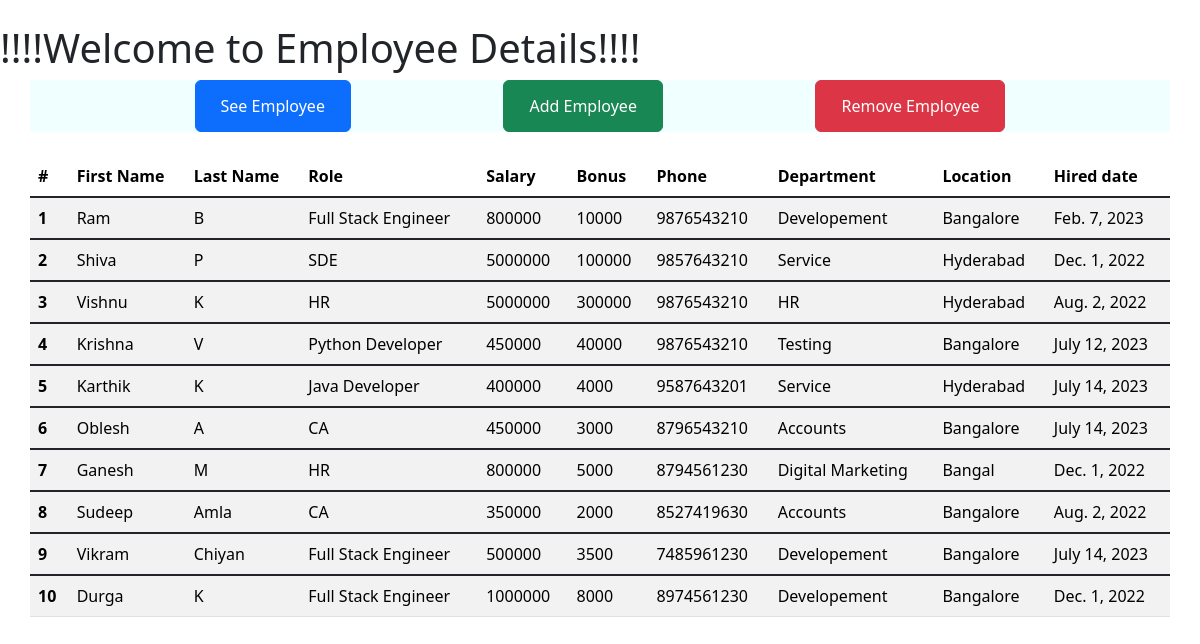
The app's page /all_emp with its own data.
### emp_app/models.py (models this page shows, shortened)
class Employee(models.Model):
    first_name=models.CharField(max_length=100,null=False)
    last_name=models.CharField(max_length=100)
    salary=models.IntegerField(default=0)
    bonus=models.IntegerField(default=0)
    phone=models.IntegerField(default=0)
    hire_date=models.DateField()
    role=models.ForeignKey('Role',on_delete=models.CASCADE)
    dept=models.ForeignKey('Department',on_delete=models.CASCADE)

class Role(models.Model):
    name=models.CharField(max_length=100,null=False)

class Department(models.Model):
    name=models.CharField(max_length=100,null=False)
    location=models.CharField(max_length=100)

### emp_app/views.py (the view)
# urls.py: path('all_emp',all_emp,name='all_emp'),
def all_emp(request):
    emps=Employee.objects.all()
    context={
        'emps':emps
    }
    return render(request,'all_emp.html',context)

### emp_app/templates/all_emp.html
{% extends "base.html" %}
{% block start %}
<br>
<marquee
  direction="right"
  bgcolor="azure"
  height="50">
  <h1>!!!!Welcome to Employee Details!!!!</h1>
</marquee>
<div class="container d-flex justify-content-evenly " style="background-color:azure">
  <button type="button bt-md" class="btn btn-primary"><a class="btn btn-primary" href="/filter_emp" role="button">See Employee</a></button>
  <button type="button" class="btn btn-success"><a class="btn btn-success" href="/add_emp" role="button">Add Employee</a></button>
  <button type="button" class="btn btn-danger"><a class="btn btn-danger" href="/remove_emp" role="button">Remove Employee</a></button>
</div>
<table class="table table-striped container ">
  <br>
    <thead>
      <tr>
        <th scope="col">#</th>
        <th scope="col">First Name</th>
        <th scope="col">Last Name</th>
        <th scope="col">Role</th>
        <th scope="col">Salary</th>
        <th scope="col">Bonus</th>
        <th scope="col">Phone</th>
        <th scope="col">Department</th>
        <th scope="col">Location</th>
        <th scope="col">Hired date</th>
      </tr>
    </thead>
    {% for emp in emps %}
    <tbody class="table-group-divider">
      <tr>
        <th scope="row">{{emp.id}}</th>
        <td>{{emp.first_name}}</td>
        <td>{{emp.last_name}}</td>
        <td>{{emp.role.name}}</td>
        <td>{{emp.salary}}</td>
        <td>{{emp.bonus}}</td>
        <td>{{emp.phone}}</td>
        <td>{{emp.dept.name}}</td>
        <td>{{emp.dept.location}}</td>
        <td>{{emp.hire_date}}</td>
      </tr>
    </tbody>
    {%endfor %}
  </table>
{% endblock %}

### emp_app/templates/base.html (shortened to what this page needs)
<!doctype html>
<html lang="en">
  <head>
    <link href="https://cdn.jsdelivr.net/npm/bootstrap@5.3.2/dist/css/bootstrap.min.css" rel="stylesheet">
  </head>
  <body>
    {% block start %}
    {% endblock %}
  </body>
</html>

### records on screen
Employee: id "1", first_name "Ram", last_name "B", role.name "Full Stack Engineer", salary "800000", bonus "10000", phone "9876543210", dept.name "Developement", dept.location "Bangalore", hire_date "Feb. 7, 2023"
Employee: id "2", first_name "Shiva", last_name "P", role.name "SDE", salary "5000000", bonus "100000", phone "9857643210", dept.name "Service", dept.location "Hyderabad", hire_date "Dec. 1, 2022"
Employee: id "3", first_name "Vishnu", last_name "K", role.name "HR", salary "5000000", bonus "300000", phone "9876543210", dept.name "HR", dept.location "Hyderabad", hire_date "Aug. 2, 2022"
Employee: id "4", first_name "Krishna", last_name "V", role.name "Python Developer", salary "450000", bonus "40000", phone "9876543210", dept.name "Testing", dept.location "Bangalore", hire_date "July 12, 2023"
Employee: id "5", first_name "Karthik", last_name "K", role.name "Java Developer", salary "400000", bonus "4000", phone "9587643201", dept.name "Service", dept.location "Hyderabad", hire_date "July 14, 2023"
Employee: id "6", first_name "Oblesh", last_name "A", role.name "CA", salary "450000", bonus "3000", phone "8796543210", dept.name "Accounts", dept.location "Bangalore", hire_date "July 14, 2023"
Employee: id "7", first_name "Ganesh", last_name "M", role.name "HR", salary "800000", bonus "5000", phone "8794561230", dept.name "Digital Marketing", dept.location "Bangal", hire_date "Dec. 1, 2022"
Employee: id "8", first_name "Sudeep", last_name "Amla", role.name "CA", salary "350000", bonus "2000", phone "8527419630", dept.name "Accounts", dept.location "Bangalore", hire_date "Aug. 2, 2022"
Employee: id "9", first_name "Vikram", last_name "Chiyan", role.name "Full Stack Engineer", salary "500000", bonus "3500", phone "7485961230", dept.name "Developement", dept.location "Bangalore", hire_date "July 14, 2023"
Employee: id "10", first_name "Durga", last_name "K", role.name "Full Stack Engineer", salary "1000000", bonus "8000", phone "8974561230", dept.name "Developement", dept.location "Bangalore", hire_date "Dec. 1, 2022"
